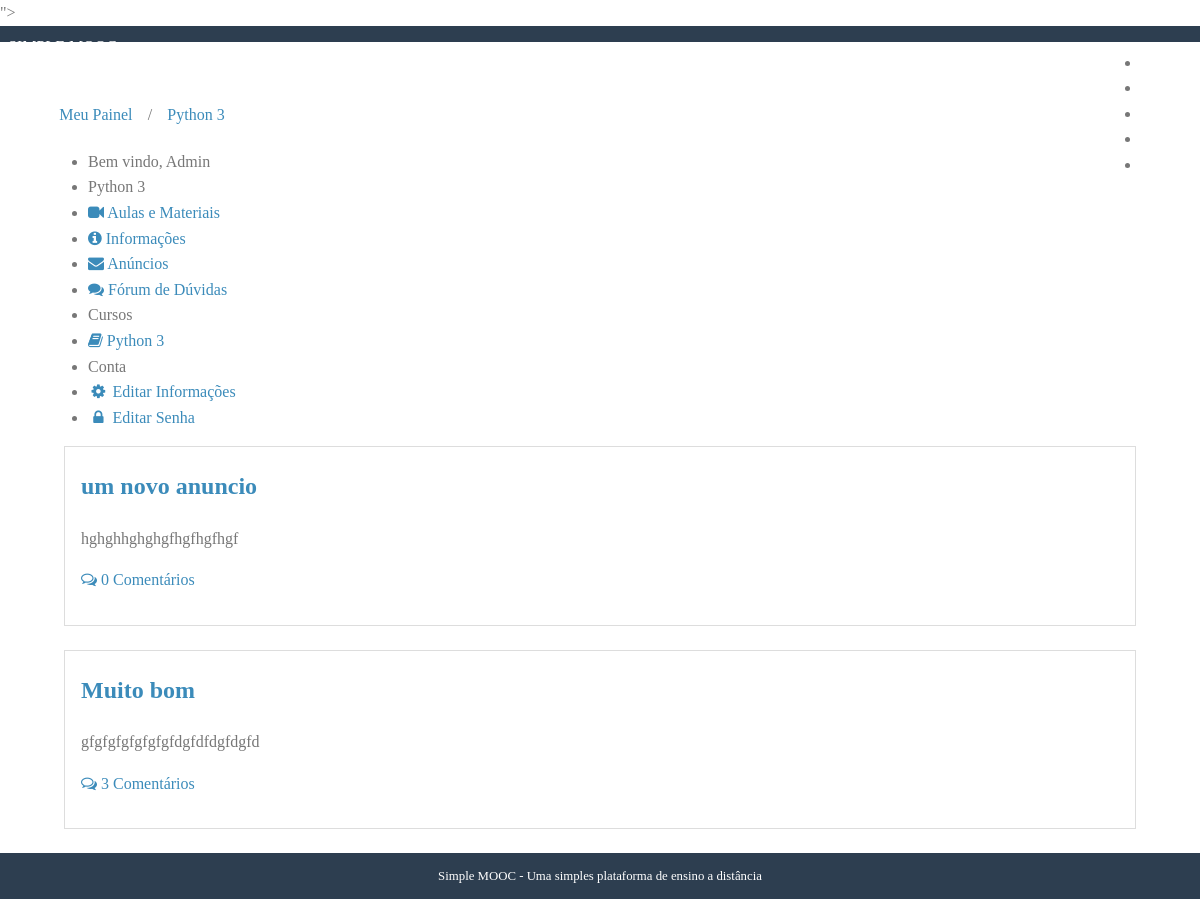
The app's page /cursos/anuncios/python-3/ (signed in) with its own data.
### courses/models.py (models this page shows, shortened)
class Course(models.Model):
    name = models.CharField('Nome: ', max_length=100)
    slug = models.SlugField('Chave: ')
    description = models.TextField('Descrição: ', blank=True)
    about = models.TextField('Sobre o Curso: ', blank=True)
    start_date = models.DateField(
        'Data de Início: ', null=True, blank=True)
    image = models.ImageField(
        upload_to='courses/images', verbose_name='Imagem',
        null=True, blank=True)
    created_at = models.DateTimeField(
        'Criado em: ', auto_now_add=True)
    updated_at = models.DateTimeField(
        'Atuazaliado em: ', auto_now=True)
    objects = CourseManager()
    def __str__(self):
        return self.name
    class Meta:
        verbose_name = 'Curso'
        verbose_name_plural = 'Cursos'
        ordering = ['name']

class Enrollment(models.Model):
    STATUS_CHOICES = (
        (0, 'Pendente'),
        (1, 'Aprovado'),
        (2, 'Cancelado'),
    )
    user = models.ForeignKey(
        settings.AUTH_USER_MODEL, verbose_name='Usuário', on_delete=models.CASCADE,
        related_name='enrollments'
    )
    course = models.ForeignKey(
        Course, verbose_name='Curso', related_name='enrollments', on_delete=models.CASCADE,
    )
    status = models.IntegerField(
        'Situação', choices=STATUS_CHOICES, default=1, blank=True
    )
    created_at = models.DateTimeField('Criado em', auto_now_add=True)
    updated_at = models.DateTimeField('Atualizado em', auto_now=True)
    class Meta:
        verbose_name = 'Inscrição'
        verbose_name_plural = 'Inscrições'
        unique_together = (('user', 'course'),)

class Announcement(models.Model):
    course = models.ForeignKey(
        Course, verbose_name='Curso', related_name='announcements', on_delete=models.CASCADE
    )
    title = models.CharField('Título', max_length=100)
    content = models.TextField('Conteúdo')
    created_at = models.DateTimeField('Criado em', auto_now_add=True)
    updated_at = models.DateTimeField('Atualizado em', auto_now=True)
    class Meta:
        verbose_name = 'Anúncio'
        verbose_name_plural = 'Anúncios'
        ordering = ['-created_at']

### accounts/models.py (models this page shows, shortened)
class User(AbstractBaseUser, PermissionsMixin):
    username = models.CharField(
        'Nome de Usuário', max_length=30, unique=True,
        validators=[validators.RegexValidator(re.compile('^[\w.@+-]+$'),
            'O nome de usuário só pode conter letras, digitos ou os '
            'seguintes caracteres: @/./+/-/_', 'invalid')]
    )
    email = models.EmailField('E-mail', unique=True)
    name = models.CharField('Nome', max_length=100, blank=True)
    is_active = models.BooleanField('Está ativo?', blank=True, default=True)
    is_staff = models.BooleanField('É da equipe?', blank=True, default=False)
    date_joined = models.DateTimeField('Data de Entrada', auto_now_add=True)
    objects = UserManager()
    USERNAME_FIELD = 'username'
    REQUIRED_FIELDS = ['email']
    def __str__(self):
        return self.name or self.username
    class Meta:
        verbose_name = 'Usuário'
        verbose_name_plural = 'Usuários'

### courses/decorators.py (the view, shortened to what this page needs)
    def _wrapper(request, *args, **kwargs):
        slug = kwargs['slug']
        course = get_object_or_404(Course, slug=slug)
        has_permission = request.user.is_staff
        if not has_permission:
            messages.error(request, message)
            return redirect('accounts_dashboard')
        request.course = course
        return view_func(request, *args, **kwargs)

### courses/templatetags/courses_tags.py (called while the page is built)
@register.simple_tag
def load_my_courses(user):
    return Enrollment.objects.filter(user=user)

### courses/views.py (called while the page is built)
@login_required
@enrollment_required
def announcements(request, slug):
    course = request.course
    template = 'courses/announcements.html'
    context = {
        'course': course,
        'announcements': course.announcements.all()
    }
    return render(request, template, context)

### courses/templates/courses/announcements.html
{% extends "courses/course_dashboard.html" %}
{% block dashboard_content %}
{% for announcement in announcements %}
<div class="well">
    <h2>
        <a href="{% url 'courses_show_announcement' course.slug announcement.pk %}">
            {{ announcement.title }}</a>
    </h2>
    {{ announcement.content|linebreaks }}
    <p>
        <a href="{% url 'courses_show_announcement' course.slug announcement.pk %}#comments">
        <i class="fa fa-comments-o"></i>
        {% with comments_count=announcement.comments.count %}
        {{ comments_count }}
        Comentário{{ comments_count|pluralize }}
        {% endwith %}
        </a>
    </p>
</div>
{% empty %}
<div class="well">
    <h2>Nenhum anúncio criado</h2>
</div>
{% endfor %}
{% endblock %}

### courses/templates/courses/course_dashboard.html
{% extends "accounts/dashboard.html" %}
{% block breadcrumb %}
    {{ block.super }}
    <li>/</li>
    <li><a href="{% url 'courses_announcements' course.slug %}">{{ course }}</a></li>
{% endblock %}
{% block menu_options %}
<li class="pure-menu-heading">
    {{ course }}
</li>
<li>
    <a href="{% url 'courses_lessons' course.slug %}">
        <i class="fa fa-video-camera"></i>
        Aulas e Materiais
    </a>
</li>
<li>
    <a href="#">
        <i class="fa fa-info-circle"></i>
        Informações
    </a>
</li>
<li>
    <a href="{% url 'courses_announcements' course.slug %}">
        <i class="fa fa-envelope"></i>
        Anúncios
    </a>
</li>
<li>
    <a href="#">
        <i class="fa fa-comments"></i>
        Fórum de Dúvidas
    </a>
</li>
{{ block.super }}
{% endblock %}

### accounts/templates/accounts/dashboard.html (shortened to what this page needs)
{% extends "base.html" %}
{% load courses_tags %}
{% block container %}
{% load_my_courses user as enrollments %}
<div class="pure-g-r content-ribbon">
    <div class="pure-u-1">
        <ul class="breadcrumb">
            {% block breadcrumb %}
            <li><a href="{% url 'accounts_dashboard' %}">Meu Painel</a></li>
            {% endblock %}
        </ul>
    </div>
    <div class="pure-u-1-3">
        <div class="pure-menu pure-menu-open">
            <ul>
                <li class="pure-menu-heading">
                    Bem vindo, {{ user }}
                </li>
                {% block menu_options %}
                <li class="pure-menu-heading">Cursos</li>
                {% for enrollment in enrollments %}
                <li>
                    <a href="{% url 'courses_announcements' enrollment.course.slug %}">
                    <i class="fa fa-book"></i>
                    {{ enrollment.course }}
                    </a>
                </li>
                {% empty %}
                <li>Nenhum curso encontrado</li>
                {% endfor %}
                <li class="pure-menu-heading">Conta</li>
                <li><a href="{% url 'accounts_edit' %}">
                    <i class="fa fa-cog fa-spin fa-1x fa-fw"></i>
                    Editar Informações</a></li>
                <li><a href="{% url 'accounts_edit_password' %}">
                     <i class="fa fa-lock fa-fw"></i>
                    Editar Senha</a></li>
                {% endblock %}
                </ul>
        </div>
    </div>
    <div class="pure-u-2-3">
        <div class="inner">
            {% block dashboard_content %}{% endblock %}
        </div>
    </div>
</div>
{% endblock %}

### core/static/css/styles.css (style rules this page uses)
* { -webkit-box-sizing: border-box; -moz-box-sizing: border-box; box-sizing: border-box; }
body { margin: 0 auto; line-height: 1.7em; }
a { color: #3b8bba; }
.content .content-ribbon { margin: 1.5em 3em; }
.inner { padding: 0em 1em; }
.inner p { margin-top: 0; }
ul.breadcrumb { padding: 0; }
ul.breadcrumb li { display: inline-block; }
ul.breadcrumb li a { display: inline-block; padding: 0.3em 0.7em; }
body { min-width: 320px; color: #777; line-height: 1.6; }
h1, h2, h3, h4, h5, h6 { font-weight: bold; color: rgb(75, 75, 75); }
a { color: #3b8bba; text-decoration: none; }
.well { border: 1px solid #ddd; padding: 0em 1em 1em 1em; margin-bottom: 1.5em; }

### records on screen
Course: name "Python 3"
User: name "Admin"
Enrollment: course "Python 3"
Announcement: title "um novo anuncio", content "hghghhghghgfhgfhgfhgf", comments.count "0"
Announcement: title "Muito bom", content "gfgfgfgfgfgfgfdgfdfdgfdgfd", comments.count "3"
